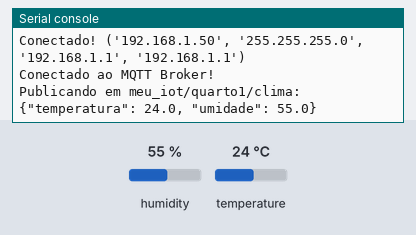
Recording of a program running on a simulated ESP32 board running MicroPython. On the bench: the last lines printed to the serial console. Wiring (from the project's diagram.json): DHT22 sensor on GPIO 15. The test bench sets the inputs (shaded band); at power-on: temperature 24 °C, humidity 55 %. WiFi joins after 1.5 s; no MQTT or app messages arrive unless stated.

Above: at 3.3 s.
3.4 s: temperature set to 41 °C
At 7.9 s:
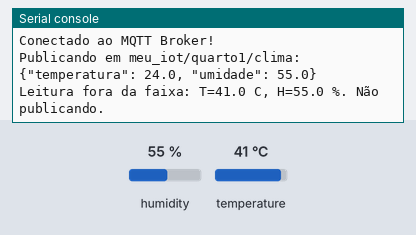
9.0 s: humidity set to 22 %
At 13.7 s:
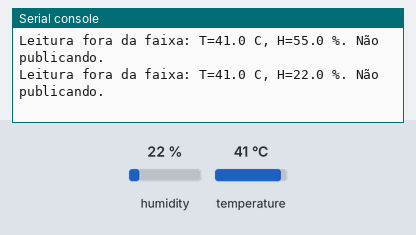
14.6 s: humidity set to 40 %
At 18.4 s:
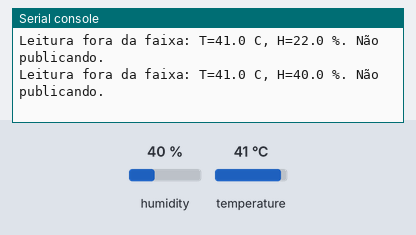
Timing chart, 0 to 19.9 s (numbered marks = the images above; inputs shaded):
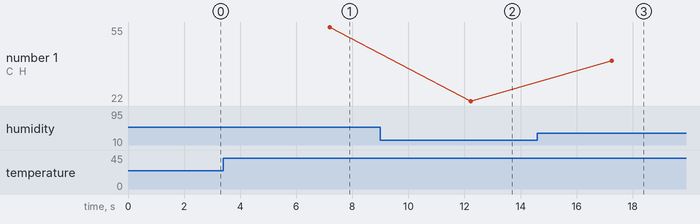

Measured:
- after the input at 3.4 s, the serial console: prints a new line after 3.8 s (image 1)
- after the input at 9.0 s, the serial console: prints a new line after 3.2 s (image 2)
- after the input at 14.6 s, the serial console: prints a new line after 2.6 s (image 3)
- plotted number 1: 55 → 22 after the input at 9.0 s, 22 → 40 after the input at 14.6 s

The program:

main.py
```python
import network
import time
from umqtt.simple import MQTTClient
import random
import machine
import dht
import json

dht_pin = machine.Pin(15)
sensor = dht.DHT22(dht_pin)

SSID = "Wokwi-GUEST"
PASSWORD = ""

MQTT_BROKER = "broker.hivemq.com"
MQTT_CLIENT_ID = "8440702b-4aa8-49ba-bf53-6c0fd6460490" # ID ÚNICO
DATA_TOPIC = "meu_iot/quarto1/clima"

print("--- Monitor Serial Pronto. Iniciando Setup ---")


wlan = network.WLAN(network.STA_IF)
wlan.active(True)
wlan.connect(SSID, PASSWORD)

print("Conectando ao WiFi...")
while not wlan.isconnected():
    time.sleep(1)
print("Conectado!", wlan.ifconfig())

try:
    client = MQTTClient(MQTT_CLIENT_ID, MQTT_BROKER)
    client.connect()
    print("Conectado ao MQTT Broker!")
except OSError as e:
    print(f"Erro ao conectar ao MQTT: {e}")
    import machine
    machine.reset()


while True:
    temp = 0.0
    humid = 0.0

    try:
        sensor.measure()
        temp = sensor.temperature()
        humid = sensor.humidity()
    except OSError as e:
        print(f"Erro ao ler o sensor DHT: {e}")
        temp = -999
        humid = -999

    temp_valida = (temp >= 0.0 and temp <= 40.0)
    humid_valida = (humid >= 0.0 and humid <= 100.0)

    if temp_valida and humid_valida:
        data_dict = {
            "temperatura": temp,
            "umidade": humid
        }
        message_json = json.dumps(data_dict)

        print(f"Publicando em {DATA_TOPIC}: {message_json}")
        client.publish(DATA_TOPIC, message_json)
    else:
        print(f"Leitura fora da faixa: T={temp} C, H={humid} %. Não publicando.")

    time.sleep(5) 
```
